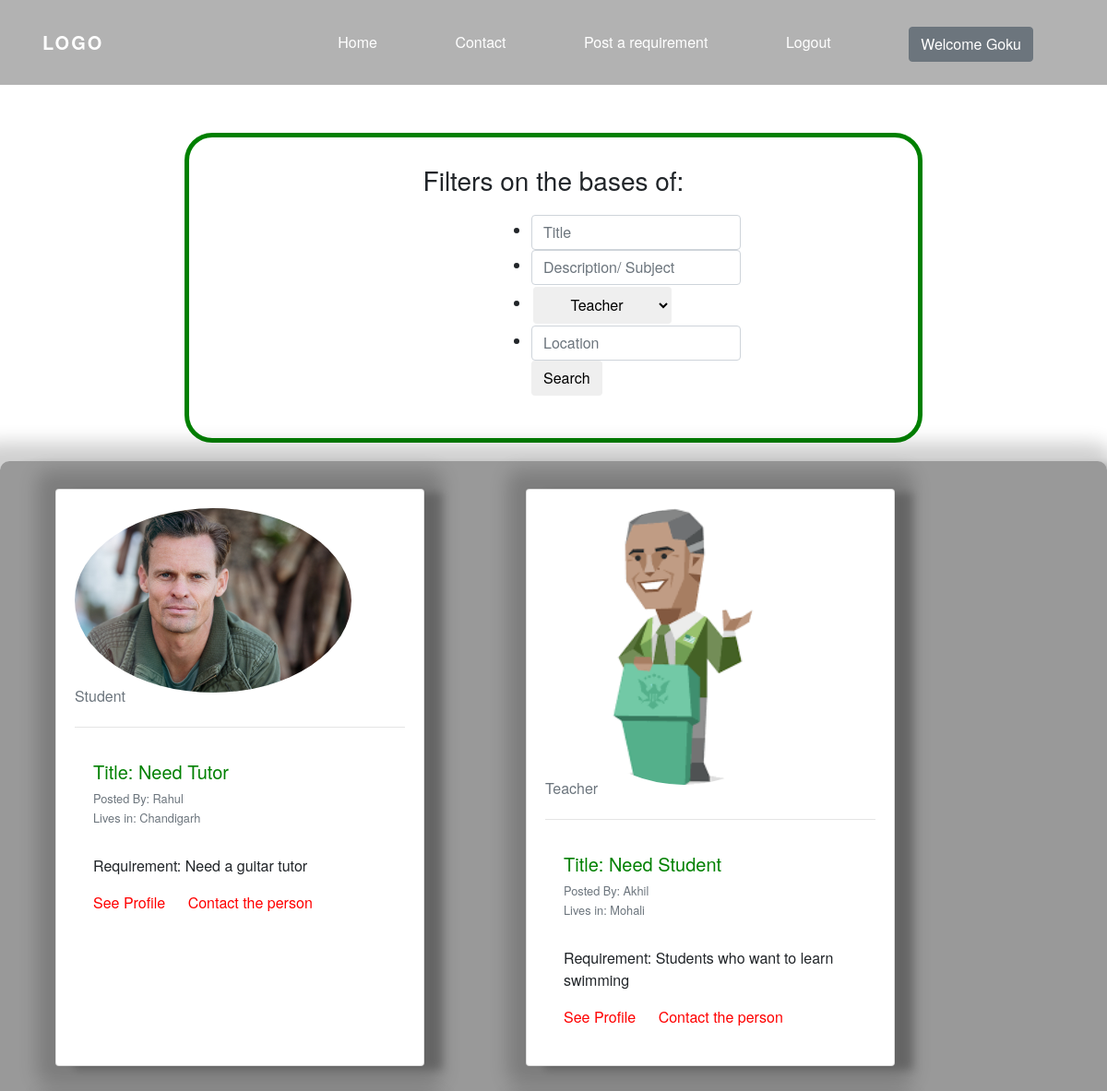
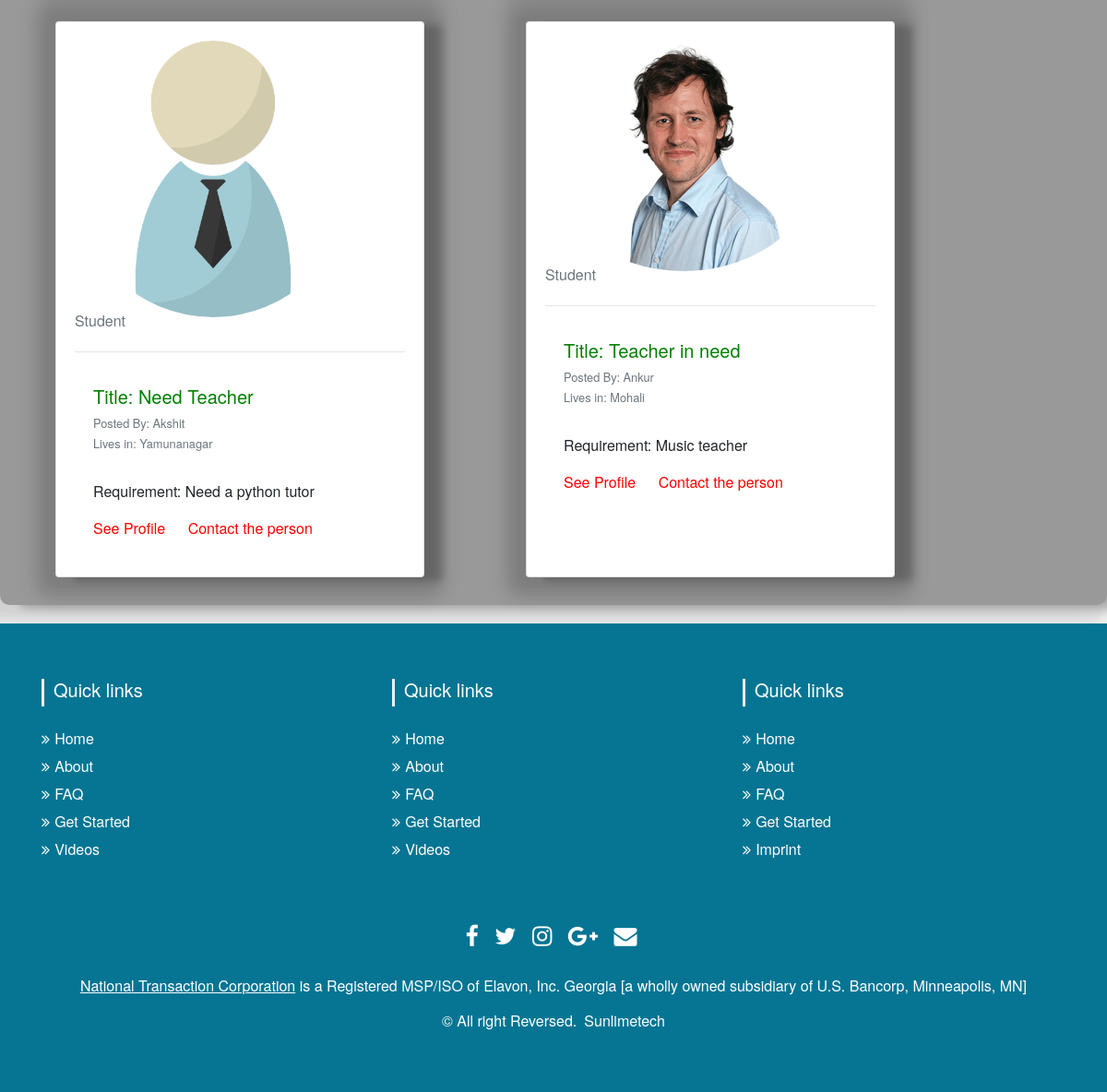
The app's page /home/ (signed in) with its own data (2 pictures, top to bottom).
### website/models.py (models this page shows, shortened)
class AdDetails(models.Model):
    Title = models.CharField(max_length=100)
    Email = models.EmailField()
    Contact = models.IntegerField()
    PostedBy = models.CharField(max_length=100)
    PostedOn = models.DateField()
    Description = models.CharField(max_length=200)
    Category = models.CharField(max_length=10)
    Location = models.CharField(max_length=100)
    IMG1 = models.ImageField(upload_to='media/')
    class Meta:
        db_table = 'Details'

### website/views.py (the view)
# urls.py: 2. Add a URL to urlpatterns:  path('', views.home, name='home')
def home(request):
    q_title = request.GET.get('search_title')
    q_desc = request.GET.get('search_description')
    q_cat = request.GET.get('search_category')
    q_loc = request.GET.get('search_location')
    obj = None
    if q_title is not None: #PostedBy__contains=q_postedby,
        obj = AdDetails.objects.filter(Title__contains=q_title, Description__contains=q_desc, Category__contains=q_cat, Location__contains=q_loc )
    else:
        obj = AdDetails.objects.all()
    return render(request, 'home.html', {'data': obj })

### templates/home.html (shortened to what this page needs)
{% extends 'base.html' %}
{% block homepageseachdiv %}
<head>
</head>
<div style="padding-top: 100px;">
  <br>
  <div style=" margin: 20px auto; border: 5px green solid; padding: 30px 0; width: 800px; border-radius: 30px">
  <h3 class="text-center">Filters on the bases of: </h3>
  <form class="form-inline col-md-3 ml-md-auto" action="{% url 'home' %}" style="margin-top: 20px; margin-right:35%">
    <ul>
    <li>  <input class="form-control mr-sm-2 len" name="search_title" type="text" placeholder="Title"></li>
      <li><input class="form-control mr-sm-2 len" name="search_description" type="text" placeholder="Description/ Subject"></li>
      <li><select class='btn len' name="search_category" style="width: 150px; height: 40px; margin:2px">
        <option class='btn' value="Teacher">Teacher</option>
      </select>
      </li>
      <li><input class="form-control mr-sm-2 len" name="search_location" type="text" placeholder="Location"></li>
      <button class="btn my-2 my-sm-0" type="submit">Search</button>
    </ul>
  </form>
  </div>
</div>
{% endblock %}
{% block homepage %}
<head>
</head>
<body>
  <div id="user-container">
    {% if data is not None %}
    {% for  i  in  data %}
      <div class="card" id='card-container'>
        <div>
          <img style="border-radius: 50%; width: 300px" src="../media/{{i.IMG1}}"  alt="pic">
          <h6 class="card-subtitle mb-2 text-muted"><font color="">{{i.Category}}</font></h6>
        </div>
        <hr>
        <div class="card-body" >
          <h5 class="card-title"><font color='green'>Title: {{i.Title}}</font></h5>
          <h6 class="card-subtitle mb-2 text-muted"><font color=""><small>Posted By: {{i.PostedBy}}</small></font></h6>
          <h6 class="card-subtitle mb-2 text-muted"><font color=""><small>Lives in: {{i.Location}}</small></font></h6>
          <br>
          <p class="card-text"><font color="">Requirement: {{i.Description}}</font></p>
          <a href="#" class="card-link"><font color="red">See Profile</font></a>
          <a href="#" class="card-link"><font color="red">Contact the person</font></a>
        </div>
      </div>
    {% endfor %}
    {% else %}
    <div class="alert alert-secondary" role="alert">
      Oops!! seems like there are no such records!
    </div>
    {% endif %}
  </div>
</body>
{% endblock %}

### templates/base.html (style rules this page uses)
html, body { margin: 0; padding: 0; width: 100%; }
body { font-family: "Helvetica Neue",sans-serif; font-weight: lighter; background: url(https://images.pexels.com/photos/255379/pexels-photo-255379.jpeg?auto=compress&cs=tinysrgb&dpr=2&h=650&w=940) no-repeat 50% 50%; background-size: cover; }

### templates/home.html (style rules this page uses)
.len { width: 600px; }
#user-container { width: 1200px; margin:20px auto; background-color: rgba(0,0,0,0.4); border-radius: 10px; padding: 10px; box-shadow: 20px 4px 8px 0 rgba(0, 0, 0, 0.2), -10px 0 20px 20px rgba(0, 0, 0, 0.19); display: grid; grid-template-columns: 500px 500px; grid-gap: 10px; }
#card-container { width: 400px; height: auto; margin: 20px auto; padding: 20px; box-shadow: 20px 4px 8px 0 rgba(0, 0, 0, 0.2), 0px 0 20px 20px rgba(0, 0, 0, 0.19); }

### records on screen
AdDetails: IMG1 (picture), Category "Student", Title "Need Tutor", PostedBy "Rahul", Location "Chandigarh", Description "Need a guitar tutor"
AdDetails: IMG1 (picture), Category "Teacher", Title "Need Student", PostedBy "Akhil", Location "Mohali", Description "Students who want to learn swimming"
AdDetails: IMG1 (picture), Category "Student", Title "Need Teacher", PostedBy "Akshit", Location "Yamunanagar", Description "Need a python tutor"
AdDetails: IMG1 (picture), Category "Student", Title "Teacher in need", PostedBy "Ankur", Location "Mohali", Description "Music teacher"

### other values on screen
{{ request.session.login_username }} "Goku"
